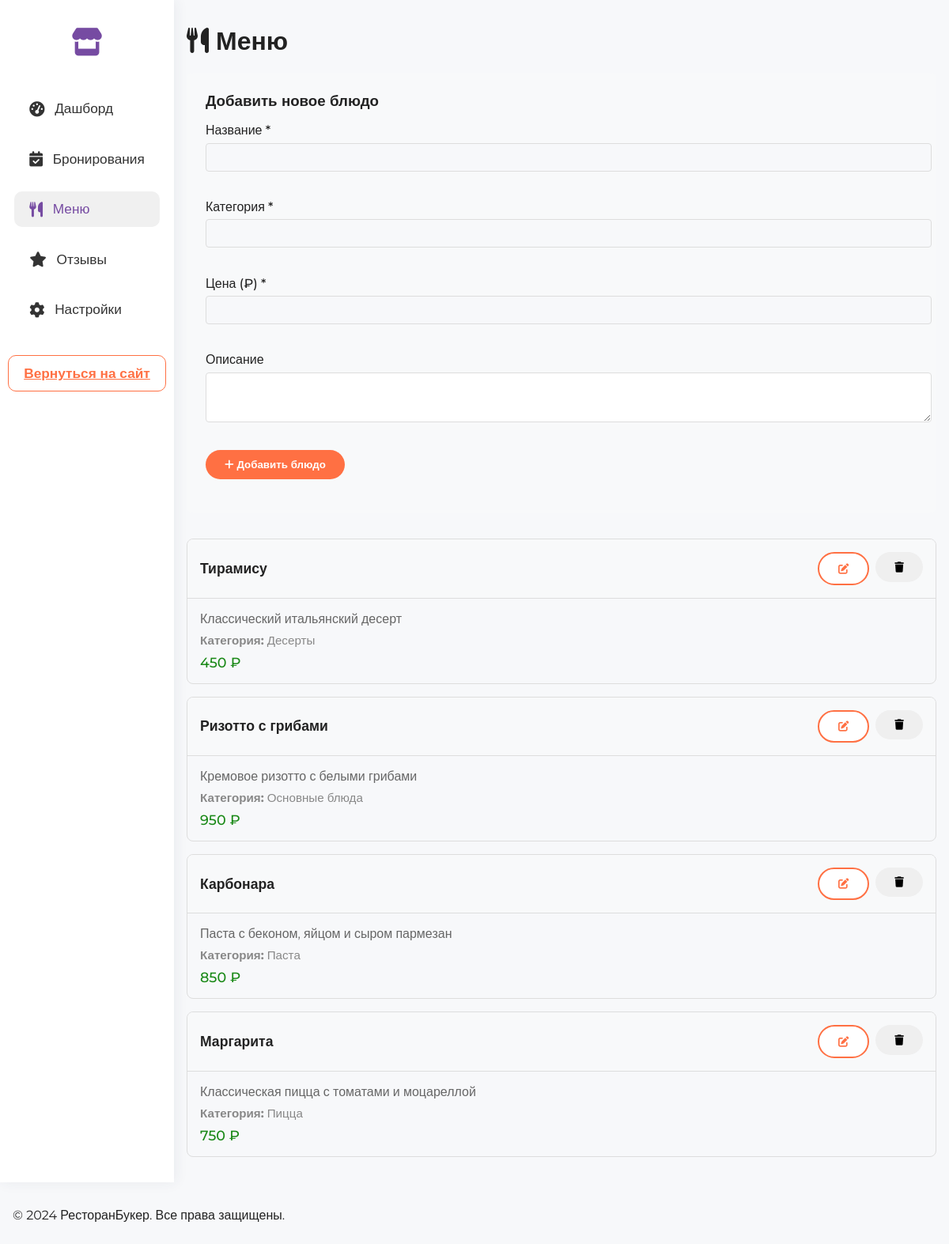
Page /admin/menu.php (signed in) on the committed database.
### tables this page shows
CREATE TABLE menu_items (
    id INT AUTO_INCREMENT PRIMARY KEY,
    restaurant_id INT NOT NULL,
    name VARCHAR(255) NOT NULL,
    description TEXT,
    price DECIMAL(10,2) NOT NULL,
    category VARCHAR(100),
    is_available BOOLEAN DEFAULT TRUE,
    created_at TIMESTAMP DEFAULT CURRENT_TIMESTAMP,
    FOREIGN KEY (restaurant_id) REFERENCES restaurants(id) ON DELETE CASCADE
);

### includes/functions.php (called while the page is built, shortened)
<?php
require_once __DIR__ . '/../config/database.php';
function getRestaurantMenu($restaurantId) {
    $sql = "SELECT * FROM menu_items WHERE restaurant_id = ? ORDER BY category, name";
    $stmt = executeQuery($sql, [$restaurantId]);
    return $stmt->fetchAll();
}
function getRestaurantByAdminId($adminId) {
    $sql = "SELECT * FROM restaurants WHERE admin_id = ?";
    $stmt = executeQuery($sql, [$adminId]);
    return $stmt->fetch();
}

### config/database.php (called while the page is built, shortened)
<?php
try {
    $pdo = new PDO(
        "mysql:host=" . DB_HOST . ";dbname=" . DB_NAME . ";charset=utf8mb4",
        DB_USER,
        DB_PASS,
        [
            PDO::ATTR_ERRMODE => PDO::ERRMODE_EXCEPTION,
            PDO::ATTR_DEFAULT_FETCH_MODE => PDO::FETCH_ASSOC,
            PDO::ATTR_EMULATE_PREPARES => false
        ]
    );
} catch (PDOException $e) {
    die("Ошибка подключения к базе данных: " . $e->getMessage());
}
function executeQuery($sql, $params = []) {
    global $pdo;
    try {
        $stmt = $pdo->prepare($sql);
        $stmt->execute($params);
        return $stmt;
    } catch (PDOException $e) {
        die("Ошибка выполнения запроса: " . $e->getMessage());
    }
}

### public/admin/menu.php (the view, shortened to what this page needs)
<?php
    require_once __DIR__ . '/../../config/database.php';
    require_once __DIR__ . '/../../includes/functions.php';
$restaurant = getRestaurantByAdminId($_SESSION['user_id']);
    $menu = getRestaurantMenu($restaurant['id']);
?>
<!DOCTYPE html>
<html lang="ru">
<head>
    <link rel="stylesheet" href="../assets/css/style.css">
    <link rel="stylesheet" href="dashboard.css">
    <link href="https://cdnjs.cloudflare.com/ajax/libs/font-awesome/6.0.0/css/all.min.css" rel="stylesheet">
</head>
<body>
<div class="admin-layout">
    <aside class="admin-sidebar">
        <div class="sidebar-logo"><i class="fas fa-store"></i></div>
        <div class="sidebar-menu">
            <nav class="sidebar-nav">
                <a href="dashboard.php"><i class="fas fa-tachometer-alt"></i> <span>Дашборд</span></a>
                <a href="bookings.php"><i class="fas fa-calendar-check"></i> <span>Бронирования</span></a>
                <a href="menu.php" class="active"><i class="fas fa-utensils"></i> <span>Меню</span></a>
                <a href="reviews.php"><i class="fas fa-star"></i> <span>Отзывы</span></a>
                <a href="profile.php"><i class="fas fa-cog"></i> <span>Настройки</span></a>
            </nav>
            <a href="../index.php" class="btn btn-secondary sidebar-exit">Вернуться на сайт</a>
        </div>
    </aside>
    <main class="admin-main">
        <div class="container">
            <h1><i class="fas fa-utensils"></i> Меню</h1>
            <div class="admin-menu-add" style="background: #f8f9fa; padding: 1.5rem; border-radius: 0.5rem; margin-bottom: 2rem;">
                <h3 style="margin-top: 0; margin-bottom: 1rem;">Добавить новое блюдо</h3>
                <form method="POST" action="menu.php" style="display: flex; flex-direction: column; gap: 1rem;">
                    <div class="form-group">
                        <label for="name">Название *</label>
                        <input type="text" id="name" name="name" required style="width: 100%; padding: 0.5rem; border: 1px solid #ddd; border-radius: 0.25rem;">
                    </div>
                    <div class="form-group">
                        <label for="category">Категория *</label>
                        <input type="text" id="category" name="category" required style="width: 100%; padding: 0.5rem; border: 1px solid #ddd; border-radius: 0.25rem;">
                    </div>
                    <div class="form-group">
                        <label for="price">Цена (₽) *</label>
                        <input type="number" id="price" name="price" min="0" step="0.01" required style="width: 100%; padding: 0.5rem; border: 1px solid #ddd; border-radius: 0.25rem;">
                    </div>
                    <div class="form-group">
                        <label for="description">Описание</label>
                        <textarea id="description" name="description" rows="3" style="width: 100%; padding: 0.5rem; border: 1px solid #ddd; border-radius: 0.25rem;"></textarea>
                    </div>
                    <div class="form-group">
                        <button type="submit" class="btn btn-primary" style="min-width: 160px;"><i class="fas fa-plus"></i> Добавить блюдо</button>
                    </div>
                </form>
            </div>
            <?php if (!empty($menu)): ?>
                <div class="admin-menu-list">
                    <?php foreach ($menu as $item): ?>
                        <div class="admin-menu-item" style="border: 1px solid #ddd; border-radius: 0.5rem; margin-bottom: 1rem; overflow: hidden;">
                            <div class="menu-item-header" style="background: #f8f9fa; padding: 1rem; border-bottom: 1px solid #ddd; display: flex; justify-content: space-between; align-items: center;">
                                <div style="font-weight: 600; font-size: 1.1rem;"><?= htmlspecialchars($item['name']) ?></div>
                                <div style="display: flex; gap: 0.5rem;">
                                    <button class="btn btn-secondary" onclick="toggleEdit(<?= $item['id'] ?>)" title="Редактировать">
                                        <i class="fas fa-edit"></i>
                                    </button>
                                    <form method="POST" action="menu.php" style="display: inline;" onsubmit="return confirm('Вы уверены, что хотите удалить это блюдо?')">
                                        <button type="submit" class="btn btn-danger" title="Удалить">
                                            <i class="fas fa-trash"></i>
                                        </button>
                                    </form>
                                </div>
                            </div>
                            <div class="menu-item-content" style="padding: 1rem;">
                                <div class="menu-item-view" id="view-<?= $item['id'] ?>">
                                    <?php if ($item['description']): ?>
                                        <div style="color: #666; margin-bottom: 0.5rem;"><?= nl2br(htmlspecialchars($item['description'])) ?></div>
                                    <?php endif; ?>
                                    <div style="color: #888; font-size: 0.95rem; margin-bottom: 0.5rem;">
                                        <strong>Категория:</strong> <?= htmlspecialchars($item['category']) ?>
                                    </div>
                                    <div style="font-weight: 500; color: #1a8917; font-size: 1.1rem;">
                                        <?= number_format($item['price'], 0, ',', ' ') ?> ₽
                                    </div>
                                </div>
                            </div>
                        </div>
                    <?php endforeach; ?>
                </div>
            <?php else: ?>
                <p style="color: #888;">Меню пока пусто. Добавьте первое блюдо!</p>
            <?php endif; ?>
        </div>
    </main>
</div>
<footer class="modern-footer">
    <div class="container">
        <p>&copy; 2024 РесторанБукер. Все права защищены.</p>
    </div>
</footer>
</body>
</html>

### public/assets/css/style.css (style rules this page uses)
body { font-family: 'Montserrat', Arial, sans-serif; margin: 0; padding: 0; background: #f7f8fa; color: #222; }
.btn { padding: 0.7rem 1.5rem; border: none; border-radius: 30px; font-weight: 600; cursor: pointer; transition: background 0.2s, color 0.2s; }
.btn-primary { background: #ff7043; color: #fff; }
.btn-secondary { background: #fff; color: #ff7043; border: 2px solid #ff7043; text-align: center; }
.form-group { width: 100%; margin-bottom: 1.2rem; display: flex; flex-direction: column; align-items: flex-start; }
.form-group label { margin-bottom: 0.4rem; font-weight: 500; }
.form-group input { width: 100%; padding: 0.7rem 1rem; border-radius: 12px; border: 1px solid #ddd; font-size: 1rem; outline: none; background: #f7f8fa; transition: border 0.2s; }
.container { margin-left: auto; margin-right: auto; margin-top: 2rem; margin-bottom: 2rem; max-width: 1200px; padding-left: 1rem; padding-right: 1rem; box-sizing: border-box; }

### public/admin/dashboard.css (style rules this page uses)
body { background: #f7f8fa; font-family: 'Montserrat', Arial, sans-serif; }
.admin-layout { display: flex; min-height: 100vh; }
.admin-sidebar { width: 220px; background: #fff; box-shadow: 2px 0 16px rgba(44,62,80,0.07); display: flex; flex-direction: column; align-items: center; padding: 2rem 0 1rem 0; position: sticky; top: 0; left: 0; min-height: 100vh; z-index: 10; }
.sidebar-logo { font-size: 2.2rem; color: #764ba2; margin-bottom: 2.5rem; }
.sidebar-nav { display: flex; flex-direction: column; gap: 1.2rem; width: 100%; padding: 0 0.5rem; box-sizing: border-box; }
.sidebar-nav a { display: flex; align-items: center; gap: 0.8rem; color: #333; text-decoration: none; font-weight: 500; font-size: 1.08rem; padding: 0.7rem 1.2rem; border-radius: 10px; transition: background 0.2s, color 0.2s; width: 100%; box-sizing: border-box; }
.sidebar-nav a.active, .sidebar-nav a:hover { background: #f0f0f0; color: #764ba2; }
.sidebar-nav i { font-size: 1.2rem; }
.sidebar-exit { margin-top: 2.2rem; margin-bottom: 0.5rem; width: 100%; text-align: center; border: 1.5px solid #ff7043; color: #ff7043; background: #fff; border-radius: 10px; padding: 0.7rem 1.2rem; font-weight: 600; transition: background 0.2s, color 0.2s, border 0.2s; display: block; box-sizing: border-box; font-size: 1.08rem; }
.admin-main { flex: 1; padding-left: 0; min-width: 0; }

### rows in the picture
menu_items: name "Тирамису", description "Классический итальянский десерт", category "Десерты", price "450"
menu_items: name "Ризотто с грибами", description "Кремовое ризотто с белыми грибами", category "Основные блюда", price "950"
menu_items: name "Карбонара", description "Паста с беконом, яйцом и сыром пармезан", category "Паста", price "850"
menu_items: name "Маргарита", description "Классическая пицца с томатами и моцареллой", category "Пицца", price "750"
